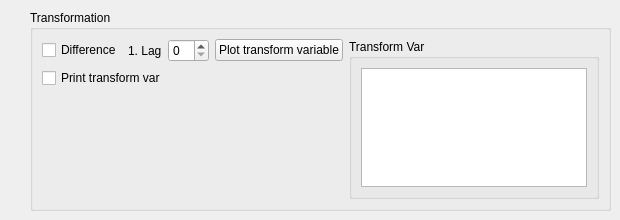
     <widget class="QWidget" name="tab_3">
      <attribute name="title">
       <string>Transform variable</string>
      </attribute>
      <widget class="QGroupBox" name="groupBoxTransformVariables">
       <property name="geometry">
        <rect>
         <x>30</x>
         <y>10</y>
         <width>581</width>
         <height>201</height>
        </rect>
       </property>
       <property name="title">
        <string>Transformation</string>
       </property>
       <layout class="QHBoxLayout" name="horizontalLayout_16">
        <item>
         <layout class="QVBoxLayout" name="verticalLayout_7">
          <item>
           <layout class="QHBoxLayout" name="horizontalLayout_14">
            <item>
             <widget class="QCheckBox" name="checkBoxDifference">
              <property name="text">
               <string>Difference</string>
              </property>
             </widget>
            </item>
            <item>
             <widget class="QLabel" name="label_2">
              <property name="text">
               <string>1. Lag</string>
              </property>
             </widget>
            </item>
            <item>
             <widget class="QSpinBox" name="spinBoxLag"/>
            </item>
            <item>
             <widget class="QPushButton" name="ButtonPlotTransformVar">
              <property name="text">
               <string>Plot transform variable</string>
              </property>
             </widget>
            </item>
           </layout>
          </item>
          <item>
           <widget class="QCheckBox" name="checkBoxPrintTransformVar">
            <property name="text">
             <string>Print transform var</string>
            </property>
           </widget>
          </item>
          <item>
           <spacer name="verticalSpacer_5">
            <property name="orientation">
             <enum>Qt::Vertical</enum>
            </property>
            <property name="sizeHint" stdset="0">
             <size>
              <width>20</width>
              <height>40</height>
             </size>
            </property>
           </spacer>
          </item>
         </layout>
        </item>
        <item>
         <widget class="QGroupBox" name="groupBoxTransformData">
          <property name="title">
           <string>Transform Var</string>
          </property>
          <layout class="QHBoxLayout" name="horizontalLayout_15">
           <item>
            <widget class="QTextEdit" name="textEditTransformVar"/>
           </item>
          </layout>
         </widget>
        </item>
       </layout>
      </widget>
     </widget>
